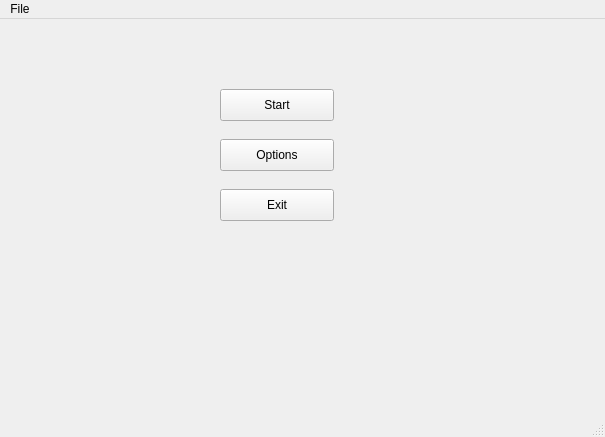
<?xml version="1.0" encoding="UTF-8"?>
<ui version="4.0">
 <class>MainWindow</class>
 <widget class="QMainWindow" name="MainWindow">
  <property name="geometry">
   <rect>
    <x>0</x>
    <y>0</y>
    <width>605</width>
    <height>437</height>
   </rect>
  </property>
  <property name="windowTitle">
   <string>MainWindow</string>
  </property>
  <widget class="QWidget" name="centralWidget">
   <widget class="QPushButton" name="pushButton">
    <property name="geometry">
     <rect>
      <x>220</x>
      <y>70</y>
      <width>114</width>
      <height>32</height>
     </rect>
    </property>
    <property name="text">
     <string>Start</string>
    </property>
   </widget>
   <widget class="QPushButton" name="pushButton_2">
    <property name="geometry">
     <rect>
      <x>220</x>
      <y>120</y>
      <width>114</width>
      <height>32</height>
     </rect>
    </property>
    <property name="text">
     <string>Options</string>
    </property>
   </widget>
   <widget class="QPushButton" name="pushButton_3">
    <property name="geometry">
     <rect>
      <x>220</x>
      <y>170</y>
      <width>114</width>
      <height>32</height>
     </rect>
    </property>
    <property name="text">
     <string>Exit</string>
    </property>
   </widget>
  </widget>
  <widget class="QStatusBar" name="statusBar"/>
  <widget class="QMenuBar" name="menuBar">
   <property name="geometry">
    <rect>
     <x>0</x>
     <y>0</y>
     <width>605</width>
     <height>22</height>
    </rect>
   </property>
   <widget class="QMenu" name="menuFile">
    <property name="title">
     <string>File</string>
    </property>
    <addaction name="actionQuit"/>
   </widget>
   <addaction name="menuFile"/>
  </widget>
  <action name="actionQuit">
   <property name="text">
    <string>Quit</string>
   </property>
  </action>
 </widget>
 <layoutdefault spacing="6" margin="11"/>
 <resources/>
 <connections>
  <connection>
   <sender>actionQuit</sender>
   <signal>triggered()</signal>
   <receiver>MainWindow</receiver>
   <slot>close()</slot>
   <hints>
    <hint type="sourcelabel">
     <x>-1</x>
     <y>-1</y>
    </hint>
    <hint type="destinationlabel">
     <x>302</x>
     <y>218</y>
    </hint>
   </hints>
  </connection>
 </connections>
 <slots>
  <slot>checkbox_on()</slot>
  <slot>checkbox_off()</slot>
  <slot>whatever()</slot>
 </slots>
</ui>
